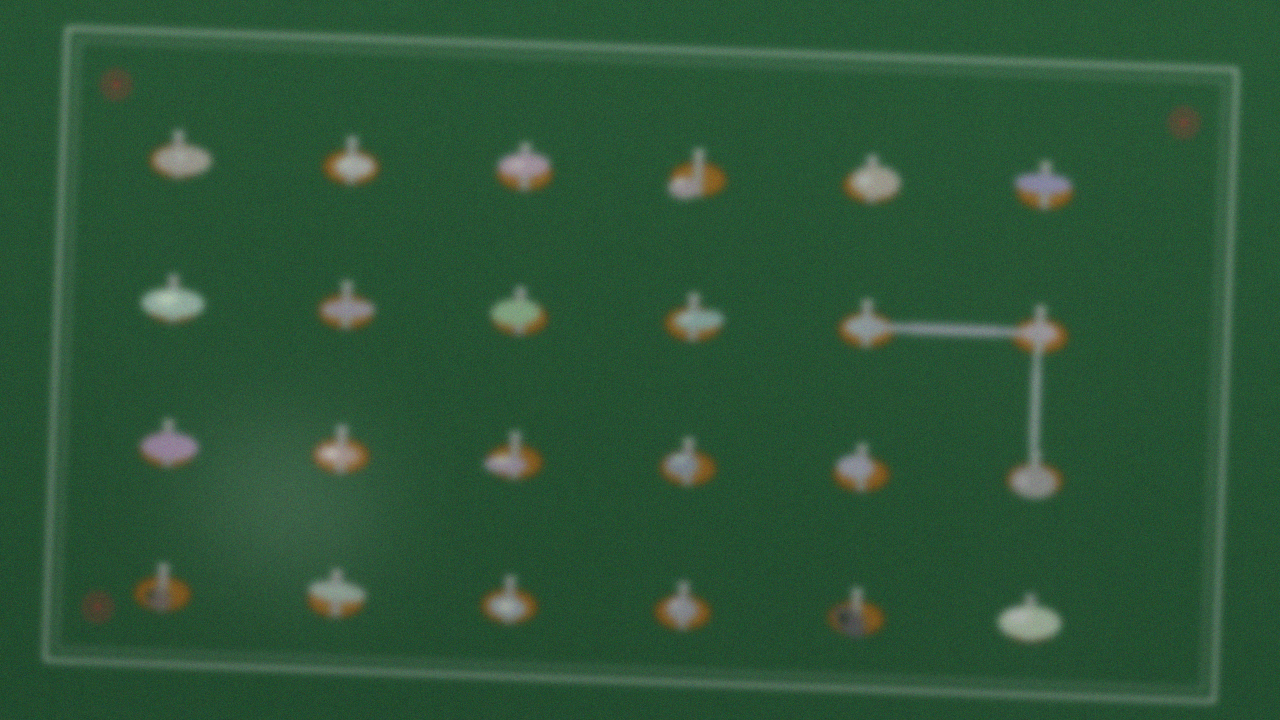
#> input picture tests/samples/board_051.png, 1280 x 720 px
$ python -i locate.py   (imports and definitions only)
#> lines starting #> are read from the running program, lines starting #| are printed output that depends on the picture; after the words box and inside, x2 and y2 are one past the last pixel; in counts of white or black regions, pixels touching at a corner belong together
#> further down, picture is the input picture: shape (720, 1280, 3); mean B, G, R 55.2, 84.9, 45
# -*- coding: utf-8 -*-
"""焊点区域定位。

两条路径：
1) ClassicLocator：HSV 铜色/银色双通道分割 + 形态学闭运算 + 面积与长宽比过滤。
   焊盘边缘是铜色，即使锡量不足也能被分割出来，因此对虚焊、少锡的召回优于纯灰度
   Otsu 方案。无需训练、无需下载权重，作为主路径与降级路径。
2) YoloLocator：Ultralytics YOLOv8n 单类检测器，整板输入输出焊点外接框。
   本项目曾从零训练该检测器（12 轮，mAP50 为 0，见 docs/run_log.md），受预训练权重
   下载受限与样本量不足影响未采用；接口保留，权重存在时可切换。

定位之后可用 grid_refine 按板面 4×6 网格先验补全漏检框。
"""

import cv2
import numpy as np

BOX = 66
# 框中心与焊点中心之间的固定偏移：在验证集 9 块板、182 个焊点上估计，
# 中位偏移 dx=-0.5px、dy=+5.25px（标准差约 1.1px），说明偏差是分割掩码边界造成的
# 系统性下垂，而非随机误差，因此用常量平移校正，不做逐图拟合。
SHIFT_DX = -0.5
SHIFT_DY = 5.25


class ClassicLocator:
    name = 'classic'

    def __init__(self, min_area=350, max_area=4000, box=BOX, close_ksize=9, close_iter=2):
        self.min_area = min_area
        self.max_area = max_area
        self.box = box
        self.close_ksize = close_ksize
        self.close_iter = close_iter

    def locate(self, img, calibrate=True):
#> called with calibrate = True
        hsv = cv2.cvtColor(img, cv2.COLOR_BGR2HSV)
#> hsv: shape (720, 1280, 3); mean H, S, V 67.2, 126.8, 85.3
        copper = cv2.inRange(hsv, (6, 55, 50), (34, 255, 255))
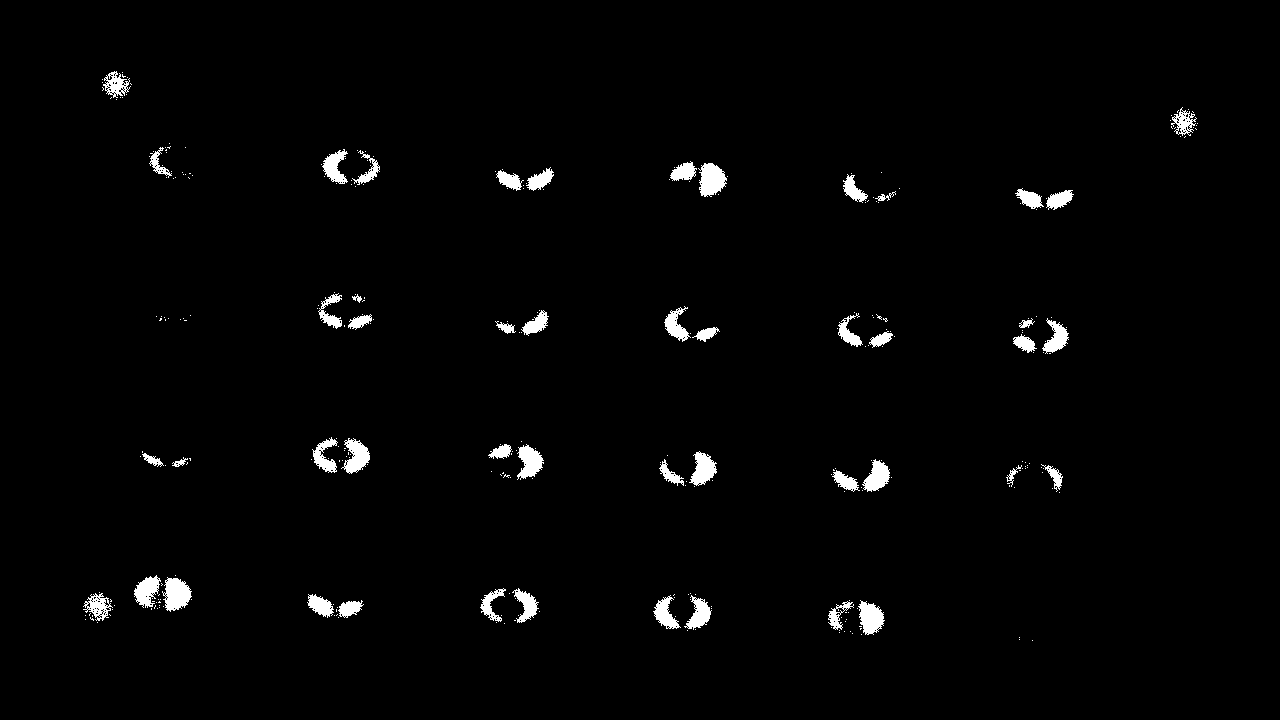
#> copper: shape (720, 1280); 1.8% white; 310 white regions (262 under 20 px), largest, box (x1, y1, x2, y2) and area: (162, 577, 192, 612) 689, (698, 163, 727, 197) 683, (858, 600, 885, 635) 607
        silver = cv2.inRange(hsv, (0, 0, 135), (180, 55, 255))
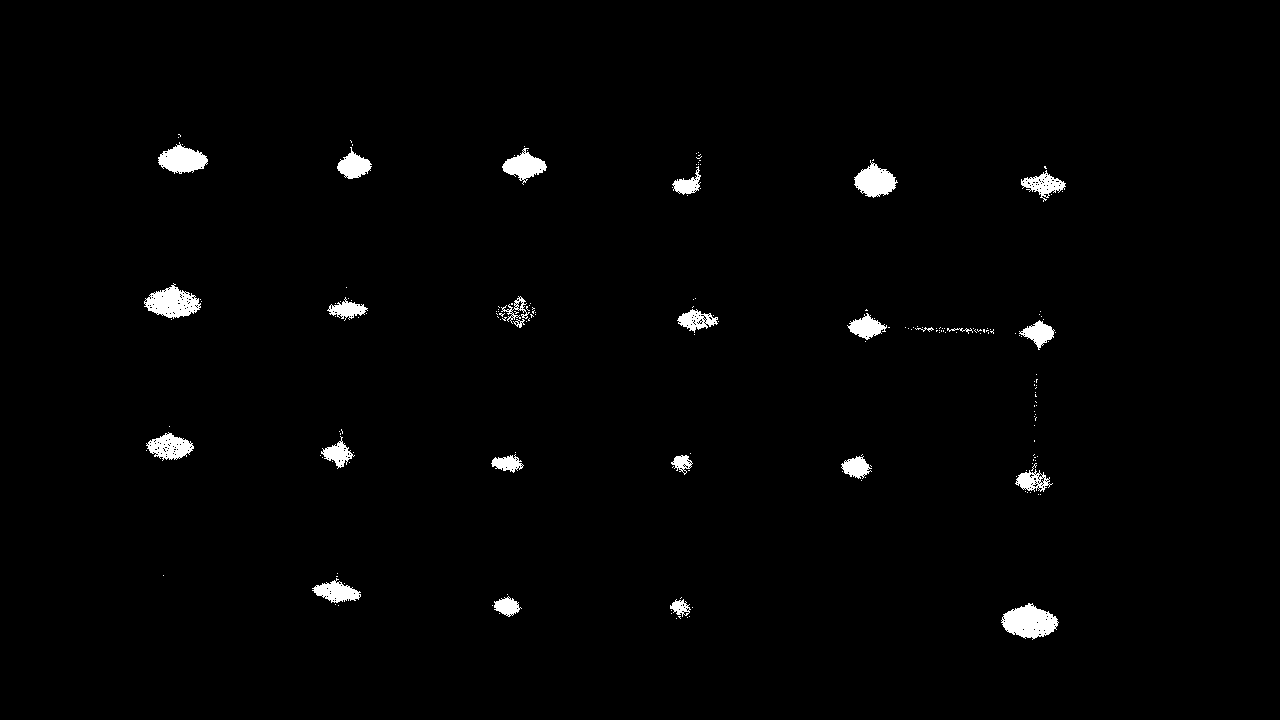
#> silver: shape (720, 1280); 1.5% white; 194 white regions (169 under 20 px), largest, box (x1, y1, x2, y2) and area: (1001, 603, 1059, 640) 1357, (144, 283, 201, 319) 1174, (158, 142, 208, 174) 973
        mask = cv2.bitwise_or(copper, silver)
#> mask: shape (720, 1280); 3.3% white; 402 white regions (364 under 20 px), largest, box (x1, y1, x2, y2) and area: (312, 436, 370, 474) 1491, (496, 148, 554, 191) 1449, (670, 161, 727, 197) 1389
        k = cv2.getStructuringElement(cv2.MORPH_ELLIPSE, (self.close_ksize, self.close_ksize))
        mask = cv2.morphologyEx(mask, cv2.MORPH_CLOSE, k, iterations=self.close_iter)
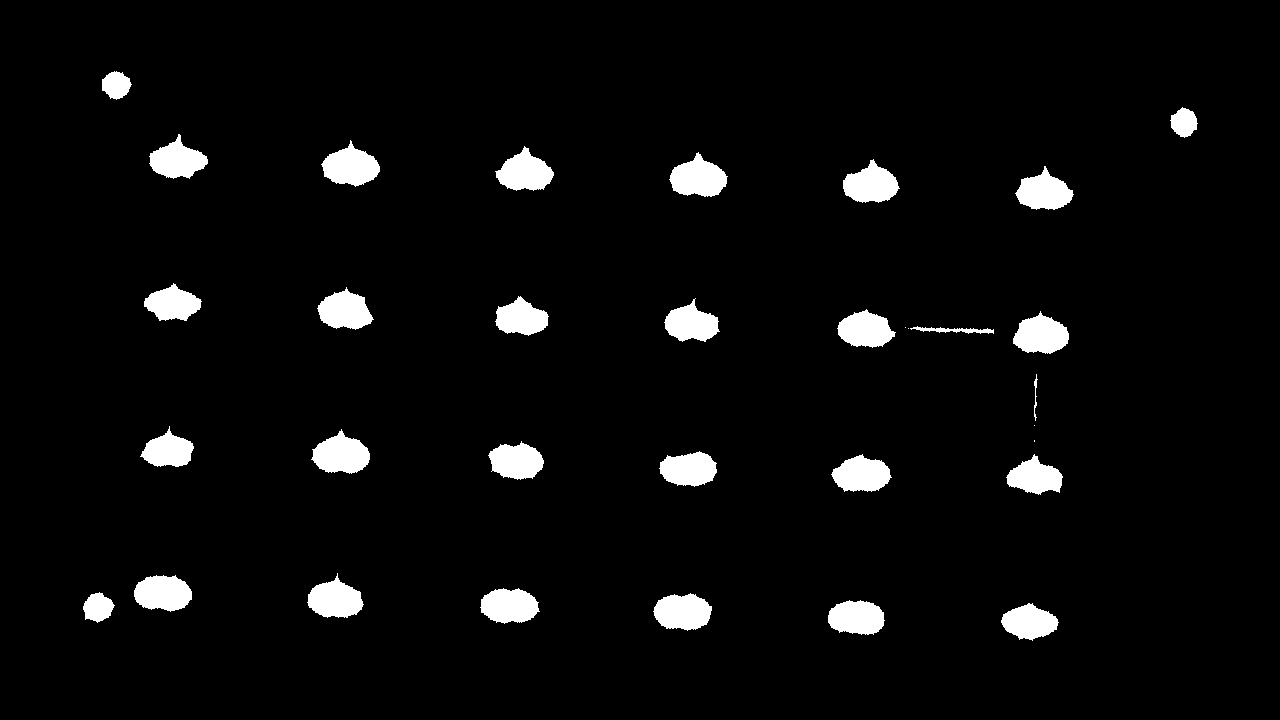
#> mask: shape (720, 1280); 4.3% white; 33 white regions (4 under 20 px), largest, box (x1, y1, x2, y2) and area: (311, 429, 370, 474) 1710, (669, 152, 728, 197) 1691, (321, 140, 380, 187) 1672
        mask = cv2.morphologyEx(mask, cv2.MORPH_OPEN, k, iterations=1)
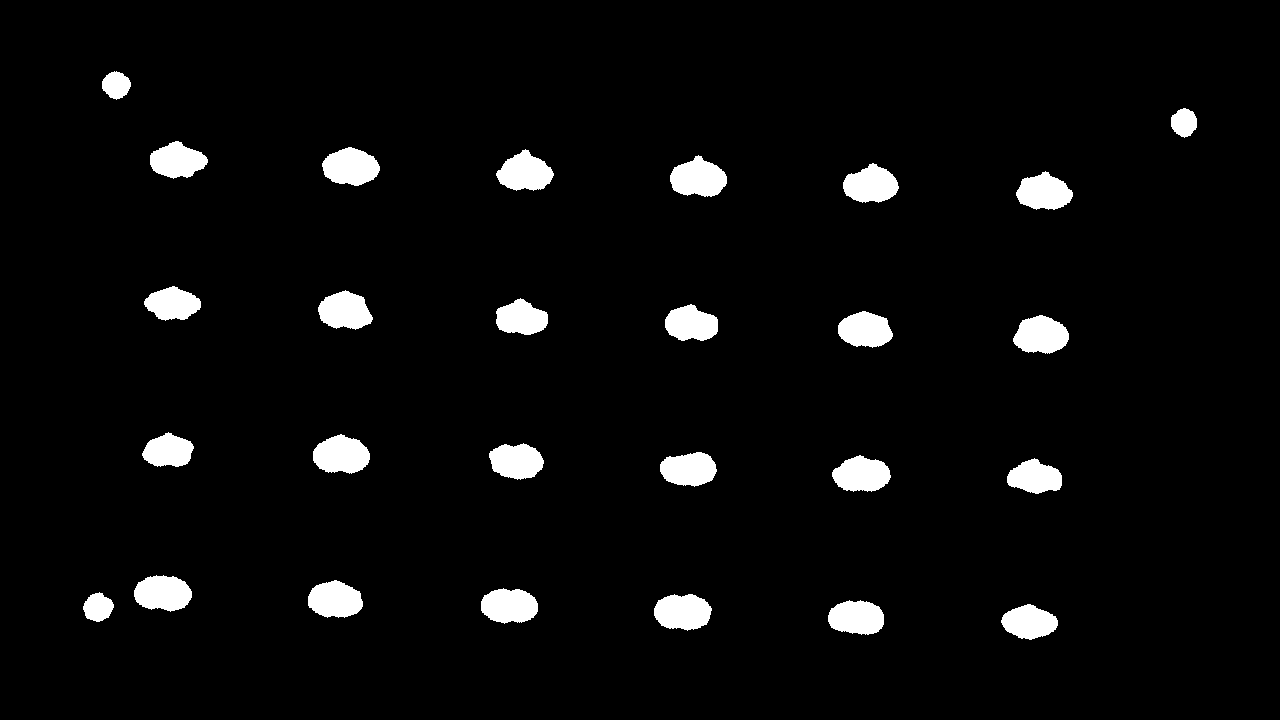
#> mask: shape (720, 1280); 4.2% white; 27 white regions
        cnts, _ = cv2.findContours(mask, cv2.RETR_EXTERNAL, cv2.CHAIN_APPROX_SIMPLE)
#> cnts = 27 contours; largest, box (x1, y1, x2, y2) and area: (313, 434, 370, 474) 1608, (670, 155, 727, 197) 1597, (654, 594, 712, 631) 1578, (322, 147, 380, 186) 1569, (134, 575, 192, 612) 1554
        boxes = []
        for c in cnts:
            area = cv2.contourArea(c)
            if area < self.min_area or area > self.max_area:
                continue
            x, y, w, h = cv2.boundingRect(c)
            if not (0.60 <= w / float(h) <= 1.70):
                continue
            cx, cy = x + w / 2.0, y + h / 2.0
            if calibrate:
                cx += SHIFT_DX
                cy += SHIFT_DY
            boxes.append([cx - self.box / 2, cy - self.box / 2,
                          cx + self.box / 2, cy + self.box / 2, 0.5])
#> this loop made 27 passes
#> (area, x, y, w, h, cx, cy) on passes 1 to 8: (1353.5, 1001, 604, 57, 36, 1029, 627.2), (1471.5, 828, 600, 56, 35, 855.5, 622.8), (1577.5, 654, 594, 58, 37, 682.5, 617.8), (610, 83, 592, 31, 30, 98, 612.2), (1513.5, 481, 588, 57, 36, 509, 611.2), (1503.5, 308, 580, 55, 38, 335, 604.2), (1554.5, 134, 575, 58, 37, 162.5, 598.8), (1296.5, 1007, 458, 55, 36, 1034, 481.2)
#> after the loop, boxes = 27 items, first 6: [996, 594.2, 1062, 660.2, 0.5], [822.5, 589.8, 888.5, 655.8, 0.5], [649.5, 584.8, 715.5, 650.8, 0.5], [65, 579.2, 131, 645.2, 0.5], [476, 578.2, 542, 644.2, 0.5], [302, 571.2, 368, 637.2, 0.5]
        return self.sort(boxes)

    @staticmethod
    def sort(boxes):
        boxes.sort(key=lambda b: (round((b[1] + b[3]) / 2 / 40), (b[0] + b[2]) / 2))
        return boxes


class YoloLocator:
    name = 'yolo'

    # [114 lines left out: functions __init__, locate, load_locator, grid_refine, match_pairs, match_recall, not called in this run]

>>> import cv2
>>> picture = cv2.imread('../tests/samples/board_051.png')
>>> result = ClassicLocator().locate(picture)
#> result = 27 items, first 6: [83, 57.75, 149, 123.8, 0.5], [1150.5, 95.25, 1216.5, 161.2, 0.5], [145.5, 132.2, 211.5, 198.2, 0.5], [317.5, 138.8, 383.5, 204.8, 0.5], [491.5, 142.2, 557.5, 208.2, 0.5], [665, 148.2, 731, 214.2, 0.5]

$ run again, on tests/samples/board_055.png
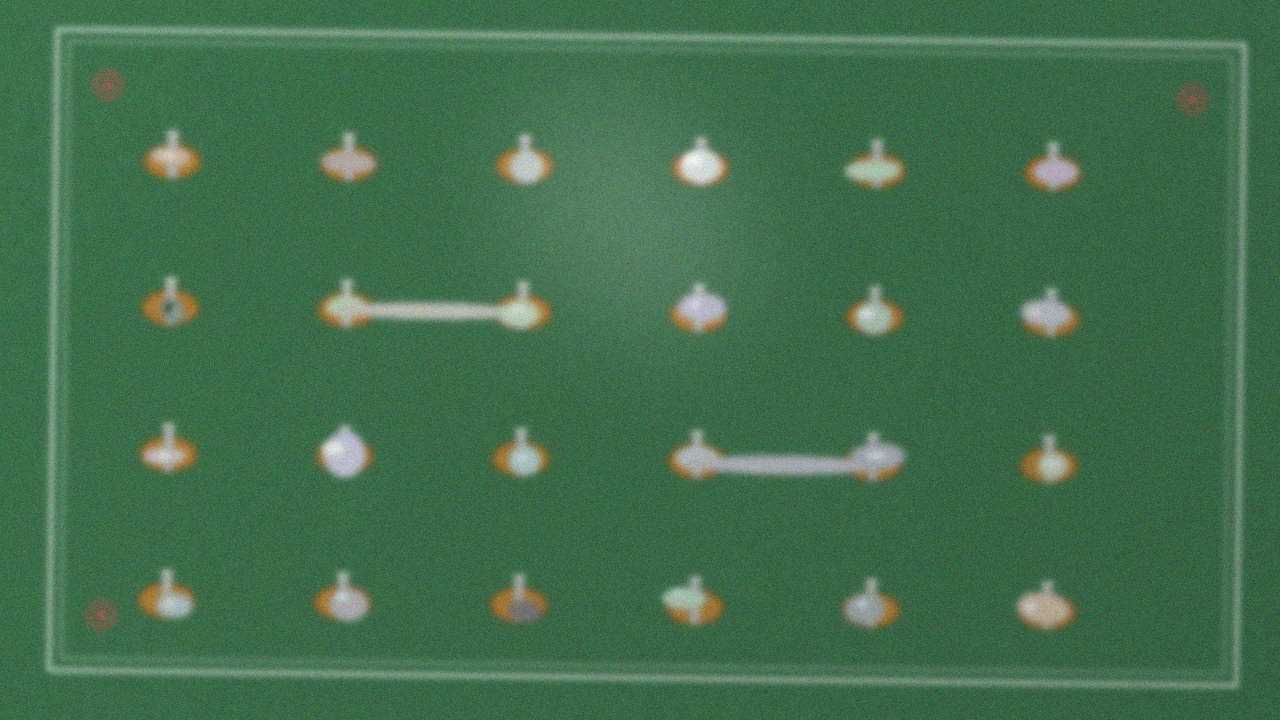
#> input picture tests/samples/board_055.png, 1280 x 720 px
#> picture is the input picture: shape (720, 1280, 3); mean B, G, R 77.5, 111, 65.7
#> hsv: shape (720, 1280, 3); mean H, S, V 67.3, 112, 111.6
#> in locate, `copper = cv2.inRange(hsv, (6, 55, 50), (34, 255, 255))`:
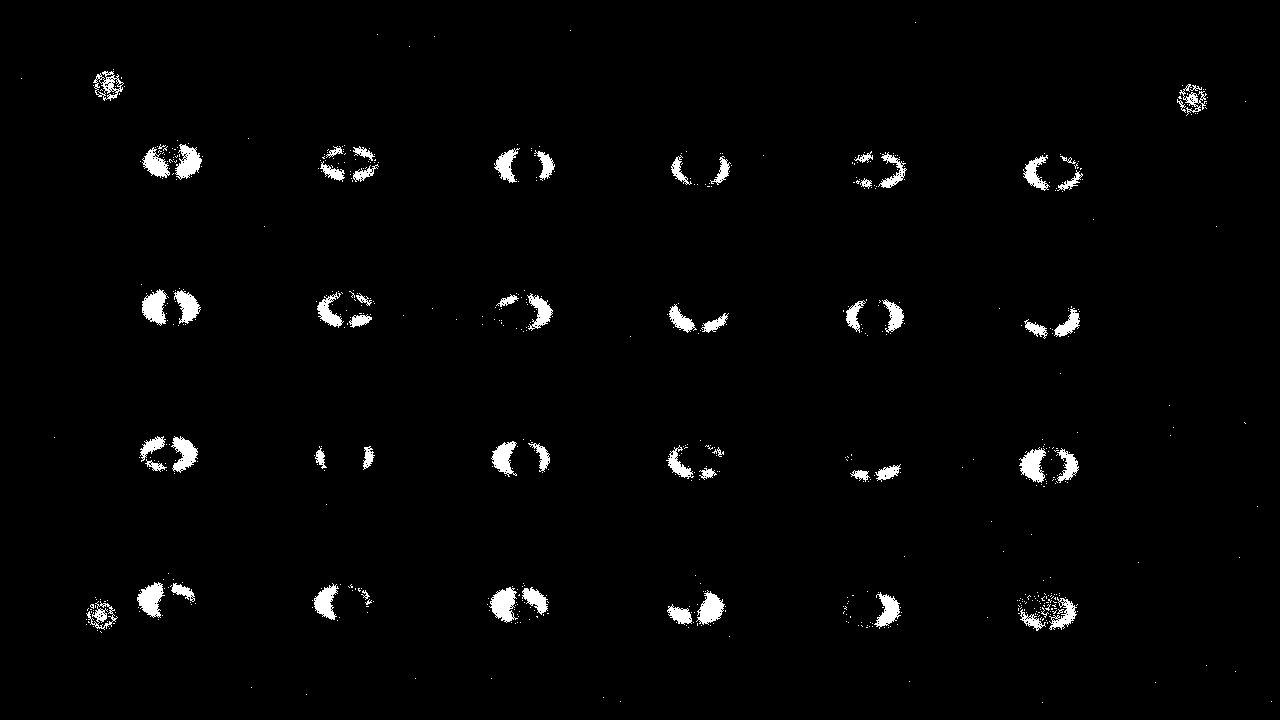
#> copper: shape (720, 1280); 1.9% white; 650 white regions (590 under 20 px), largest, box (x1, y1, x2, y2) and area: (489, 587, 518, 623) 627, (142, 289, 167, 326) 599, (137, 582, 165, 618) 599
#> silver: shape (720, 1280); 3.3% white; 1459 white regions (1427 under 20 px), largest, box (x1, y1, x2, y2) and area: (676, 430, 904, 480) 4402, (328, 278, 539, 330) 3774, (321, 425, 366, 478) 1594
#> in locate, `mask = cv2.morphologyEx(mask, cv2.MORPH_OPEN, k, iterations=1)`:
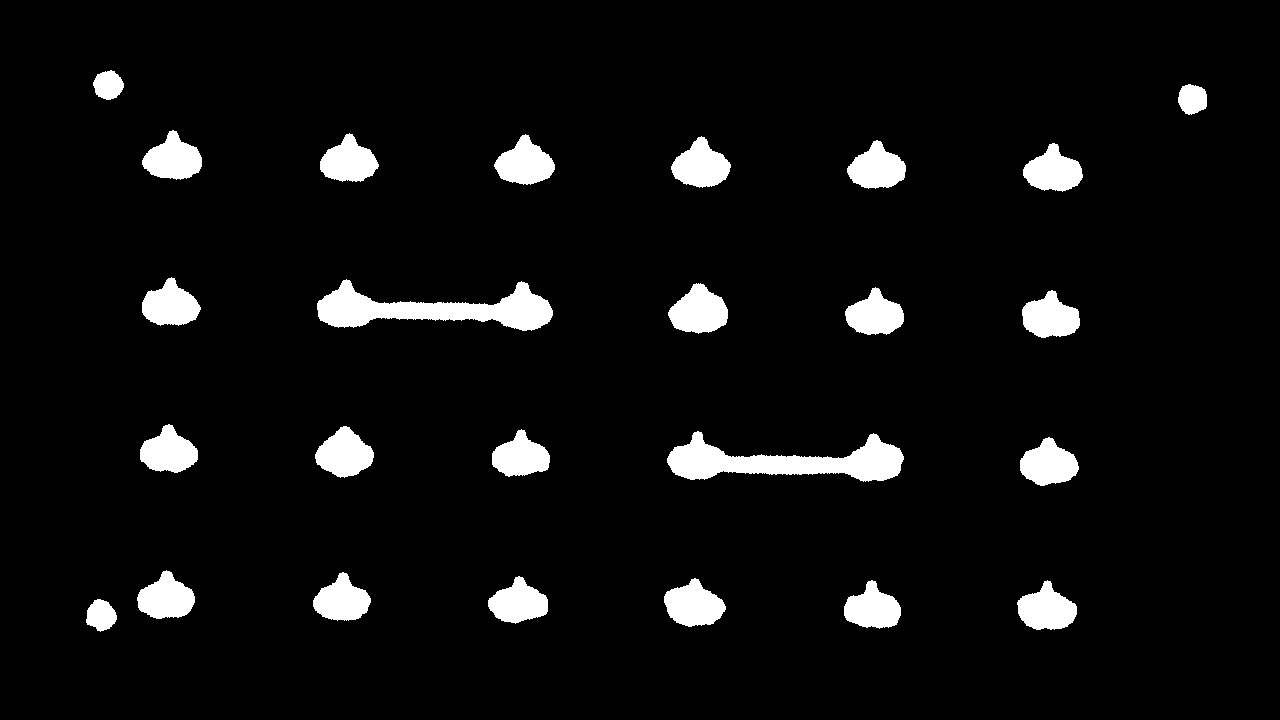
#> mask: shape (720, 1280); 5.6% white; 25 white regions
#> cnts = 25 contours; largest, box (x1, y1, x2, y2) and area: (667, 431, 904, 482) 5562, (317, 279, 553, 331) 5481, (668, 283, 728, 334) 1982, (664, 578, 726, 627) 1914, (315, 426, 374, 478) 1914
#> the loop in locate, `for c in cnts:` made 25 passes
#> (area, x, y, w, h, cx, cy) on passes 1 to 8: (671, 86, 599, 31, 33, 101, 620.8), (1851, 1017, 580, 60, 50, 1046.5, 610.2), (1727, 844, 580, 57, 49, 872, 609.8), (1914, 664, 578, 62, 49, 694.5, 607.8), (1743, 488, 576, 60, 48, 517.5, 605.2), (1733.5, 313, 572, 58, 49, 341.5, 601.8), (1793.5, 137, 570, 58, 49, 165.5, 599.8), (1830.5, 1020, 437, 59, 49, 1049, 466.8)
#> after the loop in locate, `for c in cnts:`: boxes = 23 items, first 6: [68, 587.8, 134, 653.8, 0.5], [1013.5, 577.2, 1079.5, 643.2, 0.5], [839, 576.8, 905, 642.8, 0.5], [661.5, 574.8, 727.5, 640.8, 0.5], [484.5, 572.2, 550.5, 638.2, 0.5], [308.5, 568.8, 374.5, 634.8, 0.5]
#> result = 23 items, first 6: [75, 57.25, 141, 123.2, 0.5], [1159, 71.75, 1225, 137.8, 0.5], [138.5, 127.2, 204.5, 193.2, 0.5], [316, 129.8, 382, 195.8, 0.5], [491, 131.8, 557, 197.8, 0.5], [667.5, 134.2, 733.5, 200.2, 0.5]
